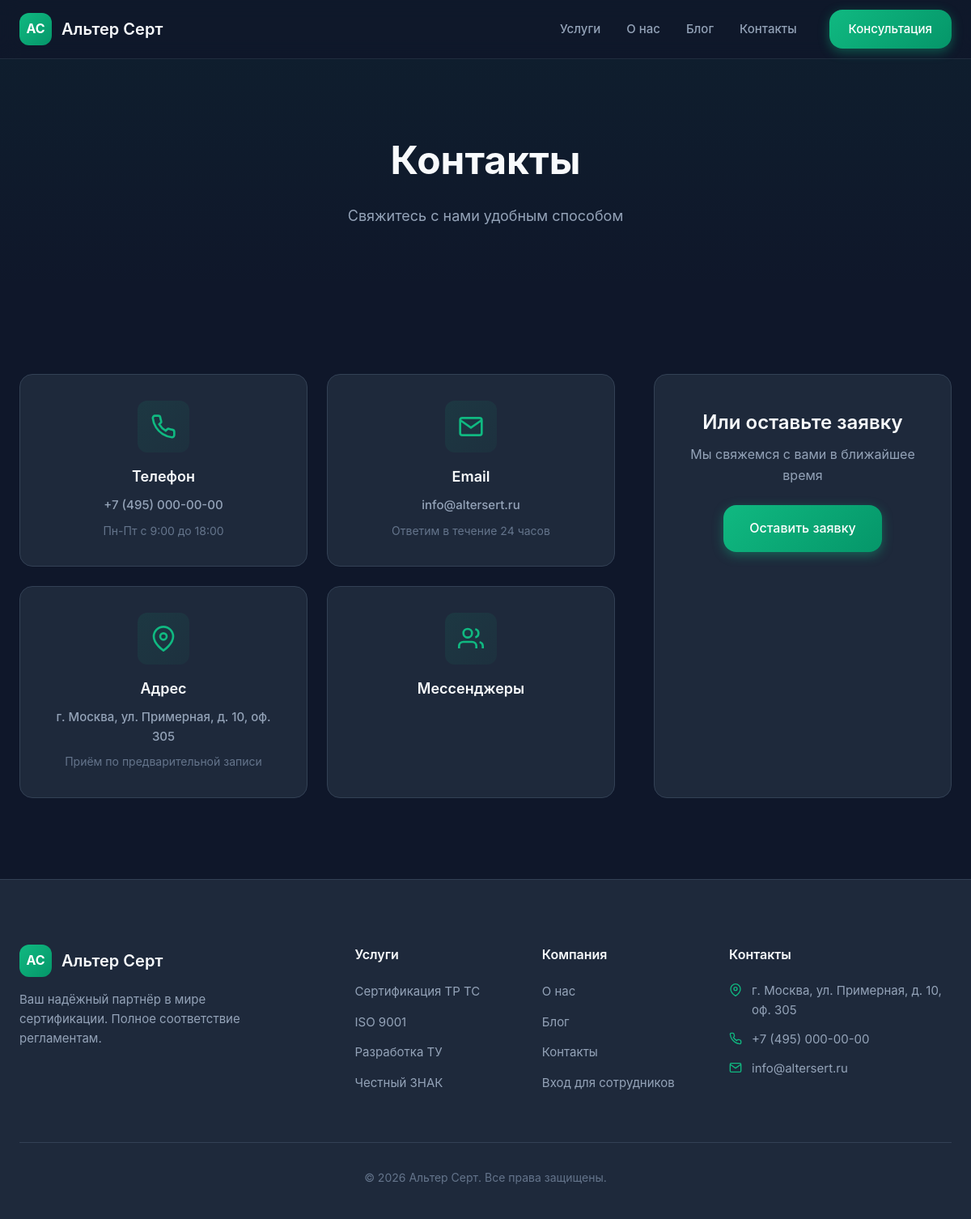
/contacts/, run on the app's committed database.
### main/models.py (models this page shows, shortened)
class SiteSettings(models.Model):
    site_name = models.CharField('Название сайта', max_length=100, default='Альтер Серт')
    logo = models.ImageField('Логотип', upload_to='site/', blank=True, null=True)
    hero_title = models.CharField('Заголовок Hero', max_length=200, default='Профессиональная Сертификация и Легализация')
    hero_subtitle = models.TextField('Подзаголовок Hero', default='Ваш надёжный партнёр в мире сертификации. Полное соответствие законодательству и регламентам.')
    hero_image = models.ImageField('Изображение Hero', upload_to='site/', blank=True, null=True)
    hero_button_primary = models.CharField('Текст основной кнопки', max_length=50, default='Рассчитать стоимость')
    hero_button_secondary = models.CharField('Текст вторичной кнопки', max_length=50, default='Получить консультацию')
    hero_badge_1 = models.CharField('Бейдж 1', max_length=50, default='100% Легально')
    hero_badge_2 = models.CharField('Бейдж 2', max_length=50, default='Быстрее на 40%')
    services_title = models.CharField('Заголовок услуг', max_length=100, default='Наши Услуги')
    services_subtitle = models.TextField('Подзаголовок услуг', default='Полный спектр услуг по легализации продукции. От разработки документов до получения сертификатов.')
    why_us_title = models.CharField('Заголовок "Почему мы"', max_length=100, default='Почему Альтер Серт?')
    why_us_subtitle = models.TextField('Подзаголовок "Почему мы"', default='Мы объединили многолетний опыт экспертов и передовые технологии для вашего спокойствия.')
    how_it_works_title = models.CharField('Заголовок "Как мы работаем"', max_length=100, default='Как мы работаем')
    contact_title = models.CharField('Заголовок контактов', max_length=100, default='Оставить заявку')
    contact_subtitle = models.TextField('Подзаголовок контактов', default='Заполните форму, и мы свяжемся с вами в течение 15 минут для расчёта стоимости.')
    footer_text = models.TextField('Текст в футере', default='Ваш надёжный партнёр в мире сертификации. Полное соответствие регламентам.')
    address = models.CharField('Адрес', max_length=200, default='г. Москва, ул. Примерная, д. 10, оф. 305')
    phone = models.CharField('Телефон', max_length=50, default='+7 (495) 000-00-00')
    email = models.EmailField('Email', default='info@altersert.ru')
    telegram = models.URLField('Telegram', blank=True, null=True)
    whatsapp = models.URLField('WhatsApp', blank=True, null=True)
    created_at = models.DateTimeField('Создано', auto_now_add=True)
    updated_at = models.DateTimeField('Обновлено', auto_now=True)
    class Meta:
        verbose_name = 'Настройки сайта'
        verbose_name_plural = 'Настройки сайта'

### main/views.py (the view)
# urls.py: path('contacts/', views.contacts, name='contacts'),
def contacts(request):
    site_settings, _ = SiteSettings.objects.get_or_create(pk=1)
    context = {
        'site_settings': site_settings,
    }
    return render(request, 'main/contacts.html', context)

### main/context_processors.py (called while the page is built)
def site_settings(request):
    try:
        settings_obj = SiteSettings.objects.first()
        if not settings_obj:
            settings_obj = SiteSettings.objects.create()
    except:
        settings_obj = None
    return {
        'site_settings': settings_obj,
    }

### templates/main/contacts.html (shortened to what this page needs)
{% extends 'base.html' %}
{% load static %}
{% block content %}
<section class="page-hero">
    <div class="container">
        <h1 class="page-title">Контакты</h1>
        <p class="page-subtitle">Свяжитесь с нами удобным способом</p>
    </div>
</section>
<section class="contacts-content">
    <div class="container">
        <div class="contacts-grid">
            <div class="contacts-info">
                <div class="contact-card">
                    <div class="contact-icon">
                    </div>
                    <h3>Телефон</h3>
                    <a href="tel:{{ site_settings.phone|default:'+74950000000' }}" class="contact-value">{{ site_settings.phone|default:"+7 (495) 000-00-00" }}</a>
                    <p class="contact-note">Пн-Пт с 9:00 до 18:00</p>
                </div>
                <div class="contact-card">
                    <div class="contact-icon">
                        <svg width="32" height="32" viewBox="0 0 24 24" fill="none" stroke="currentColor" stroke-width="2">
                            <path d="M4 4h16c1.1 0 2 .9 2 2v12c0 1.1-.9 2-2 2H4c-1.1 0-2-.9-2-2V6c0-1.1.9-2 2-2z"></path>
                            <polyline points="22,6 12,13 2,6"></polyline>
                        </svg>
                    </div>
                    <h3>Email</h3>
                    <a href="mailto:{{ site_settings.email|default:'info@altersert.ru' }}" class="contact-value">{{ site_settings.email|default:"info@altersert.ru" }}</a>
                    <p class="contact-note">Ответим в течение 24 часов</p>
                </div>
                <div class="contact-card">
                    <div class="contact-icon">
                        <svg width="32" height="32" viewBox="0 0 24 24" fill="none" stroke="currentColor" stroke-width="2">
                            <path d="M21 10c0 7-9 13-9 13s-9-6-9-13a9 9 0 0118 0z"></path>
                            <circle cx="12" cy="10" r="3"></circle>
                        </svg>
                    </div>
                    <h3>Адрес</h3>
                    <p class="contact-value">{{ site_settings.address|default:"г. Москва, ул. Примерная, д. 10, оф. 305" }}</p>
                    <p class="contact-note">Приём по предварительной записи</p>
                </div>
                <div class="contact-card">
                    <div class="contact-icon">
                        <svg width="32" height="32" viewBox="0 0 24 24" fill="none" stroke="currentColor" stroke-width="2">
                            <path d="M17 21v-2a4 4 0 00-4-4H5a4 4 0 00-4 4v2"></path>
                            <circle cx="9" cy="7" r="4"></circle>
                            <path d="M23 21v-2a4 4 0 00-3-3.87"></path>
                            <path d="M16 3.13a4 4 0 010 7.75"></path>
                        </svg>
                    </div>
                    <h3>Мессенджеры</h3>
                </div>
            </div>
            <div class="contacts-form-section">
                <h2>Или оставьте заявку</h2>
                <p>Мы свяжемся с вами в ближайшее время</p>
                <a href="{% url 'index' %}#contact" class="btn btn-primary btn-large">Оставить заявку</a>
            </div>
        </div>
    </div>
</section>
{% endblock %}

### templates/base.html (shortened to what this page needs)
{% load static %}
<!DOCTYPE html>
<html lang="ru">
<head>
    <link rel="stylesheet" href="{% static 'css/style.css' %}">
</head>
<body>
    <nav class="navbar" id="navbar">
        <div class="container">
            <a href="{% url 'index' %}" class="logo">
                <div class="logo-icon">АС</div>
                <span class="logo-text">{{ site_settings.site_name|default:"Альтер Серт" }}</span>
            </a>
            <ul class="nav-menu" id="navMenu">
                <li><a href="{% url 'index' %}#services" class="nav-link">Услуги</a></li>
                <li><a href="{% url 'about' %}" class="nav-link">О нас</a></li>
                <li><a href="{% url 'blog' %}" class="nav-link">Блог</a></li>
                <li><a href="{% url 'contacts' %}" class="nav-link">Контакты</a></li>
                <li><a href="{% url 'index' %}#contact" class="btn btn-primary nav-btn">Консультация</a></li>
            </ul>
        </div>
    </nav>
    <main>
        {% block content %}{% endblock %}
    </main>
    <footer class="footer">
        <div class="container">
            <div class="footer-grid">
                <div class="footer-brand">
                    <a href="{% url 'index' %}" class="logo">
                        <div class="logo-icon">АС</div>
                        <span class="logo-text">{{ site_settings.site_name|default:"Альтер Серт" }}</span>
                    </a>
                    <p class="footer-text">{{ site_settings.footer_text|default:"Ваш надёжный партнёр в мире сертификации. Полное соответствие регламентам." }}</p>
                </div>
                <div class="footer-section">
                    <h4 class="footer-title">Услуги</h4>
                    <ul class="footer-links">
                        <li><a href="{% url 'index' %}#services">Сертификация ТР ТС</a></li>
                        <li><a href="{% url 'index' %}#services">ISO 9001</a></li>
                        <li><a href="{% url 'index' %}#services">Разработка ТУ</a></li>
                        <li><a href="{% url 'index' %}#services">Честный ЗНАК</a></li>
                    </ul>
                </div>
                <div class="footer-section">
                    <h4 class="footer-title">Компания</h4>
                    <ul class="footer-links">
                        <li><a href="{% url 'about' %}">О нас</a></li>
                        <li><a href="{% url 'blog' %}">Блог</a></li>
                        <li><a href="{% url 'contacts' %}">Контакты</a></li>
                        <li><a href="/admin/">Вход для сотрудников</a></li>
                    </ul>
                </div>
                <div class="footer-section">
                    <h4 class="footer-title">Контакты</h4>
                    <ul class="footer-contacts">
                        <li>
                            <svg width="16" height="16" viewBox="0 0 24 24" fill="none" stroke="currentColor" stroke-width="2">
                                <path d="M21 10c0 7-9 13-9 13s-9-6-9-13a9 9 0 0118 0z"></path>
                                <circle cx="12" cy="10" r="3"></circle>
                            </svg>
                            {{ site_settings.address|default:"г. Москва, ул. Примерная, д. 10, оф. 305" }}
                        </li>
                        <li>
                            <a href="tel:{{ site_settings.phone|default:'+74950000000' }}">{{ site_settings.phone|default:"+7 (495) 000-00-00" }}</a>
                        </li>
                        <li>
                            <svg width="16" height="16" viewBox="0 0 24 24" fill="none" stroke="currentColor" stroke-width="2">
                                <path d="M4 4h16c1.1 0 2 .9 2 2v12c0 1.1-.9 2-2 2H4c-1.1 0-2-.9-2-2V6c0-1.1.9-2 2-2z"></path>
                                <polyline points="22,6 12,13 2,6"></polyline>
                            </svg>
                            <a href="mailto:{{ site_settings.email|default:'info@altersert.ru' }}">{{ site_settings.email|default:"info@altersert.ru" }}</a>
                        </li>
                    </ul>
                </div>
            </div>
            <div class="footer-bottom">
                <p>&copy; {% now "Y" %} {{ site_settings.site_name|default:"Альтер Серт" }}. Все права защищены.</p>
            </div>
        </div>
    </footer>
</body>
</html>

### data on the page
SiteSettings: site_name "Альтер Серт", phone "+7 (495) 000-00-00", email "info@altersert.ru", address "г. Москва, ул. Примерная, д. 10, оф. 305", footer_text "Ваш надёжный партнёр в мире сертификации. Полное соответствие регламентам."
